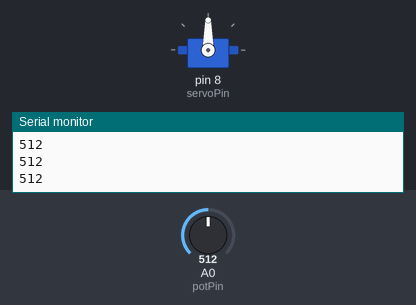
Recording of a sketch running on a simulated Arduino Uno, built with avr-gcc and run on an emulated ATmega328P. Parts: servo, the last lines printed to the serial monitor. The test bench sets the inputs (shaded band); at power-on: A0 (potPin) = 512.

Above: at 1.2 s.
1.3 s: A0 (potPin) set to 716
At 1.7 s:
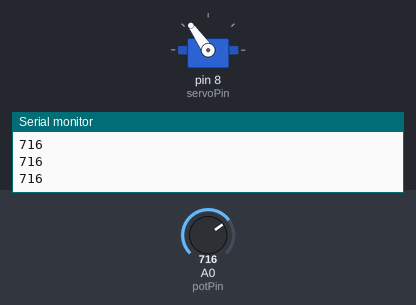
2.8 s: A0 (potPin) set to 900
At 3.1 s:
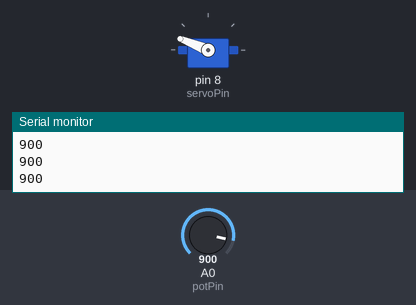
4.3 s: A0 (potPin) set to 1023
At 5.4 s:
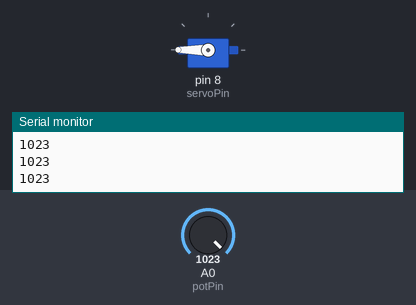
5.8 s: A0 (potPin) set to 306
At 6.3 s:
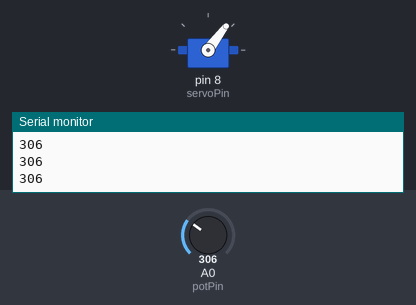
7.3 s: A0 (potPin) set to 122
At 7.7 s:
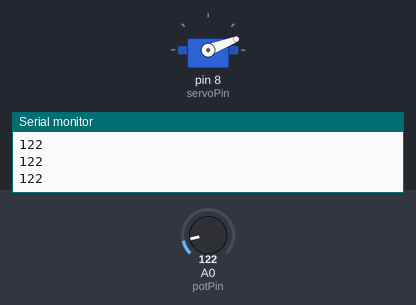
8.8 s: A0 (potPin) set to 0
At 10.0 s:
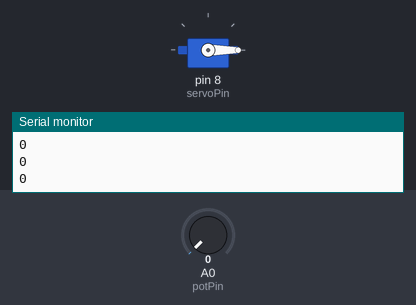
Timing chart, 0 to 11.3 s (numbered marks = the images above; inputs shaded):
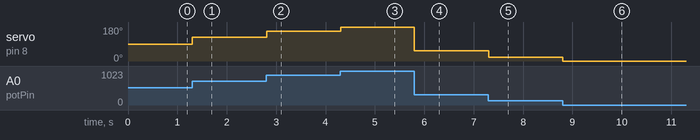

Measured:
- after the input at 1.3 s, servo on pin 8 (servoPin): 90° → 125° at once
- after the input at 2.8 s, servo on pin 8 (servoPin): 125° → 158° at once
- after the input at 4.3 s, servo on pin 8 (servoPin): 158° → 180° at once
- after the input at 5.8 s, servo on pin 8 (servoPin): 180° → 53° at once
- after the input at 7.3 s, servo on pin 8 (servoPin): 53° → 21° at once
- after the input at 8.8 s, servo on pin 8 (servoPin): 21° → 0° at once

The sketch:

16.ServoMotor_Potentiometer.ino
```cpp
#include <Servo.h>

Servo myServo;
int servoPin = 8;
int potPin = A0;

void setup() {
  myServo.attach(servoPin);
  pinMode(potPin, INPUT);
  Serial.begin(9600);
}

void loop() {
  int sensorValue = analogRead(potPin);
  Serial.println(sensorValue);

  int mapValue = map(sensorValue, 0, 1023, 0, 180);

  myServo.write(mapValue);
  delay(10);
}
```
